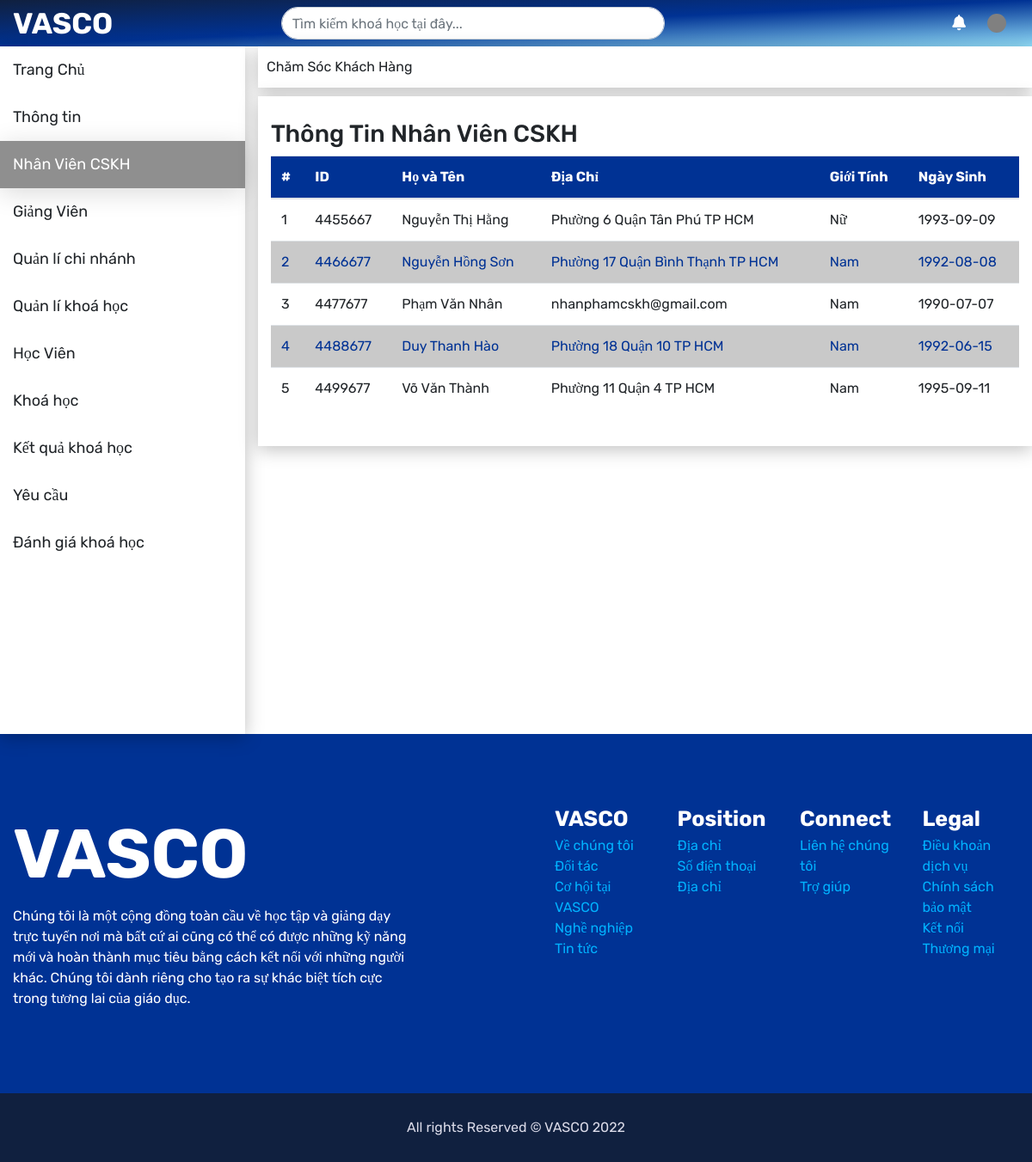
Page /staff/serviceStaff.php on the committed database.
### tables this page shows
CREATE TABLE `customer_serice` (
  `customer_serice_id` varchar(7) NOT NULL
);

CREATE TABLE `staff` (
  `staff_id` varchar(7) NOT NULL,
  `dob` varchar(255) DEFAULT NULL,
  `gender` varchar(255) DEFAULT NULL,
  `name` varchar(255) NOT NULL,
  `role` varchar(255) NOT NULL,
  `phone` varchar(255) NOT NULL,
  `email` varchar(255) NOT NULL,
  `address` varchar(255) DEFAULT NULL,
  `branch_id` varchar(255) NOT NULL
);

### staff/serviceStaff.php (the view, shortened to what this page needs)
<?php
    include('../config/ketnoi.php');
?>
<!doctype html>
<html lang="en">
  <head>
    <link rel="stylesheet" href="../css/allcss.css">
    <link rel="stylesheet" href="../css/header.css">
    <link rel="stylesheet" href="../css/footer.css">
    <link rel="stylesheet" href="./css/header.css">
    <link rel="stylesheet" href="./css/nav-bar.css">
    <link rel="stylesheet" href="./css/profile.css">
    <link rel="stylesheet" href="./css/mycourse.css">
    <link rel="stylesheet" href="https://cdnjs.cloudflare.com/ajax/libs/font-awesome/6.2.0/css/all.min.css">
    <link rel="stylesheet" href="https://stackpath.bootstrapcdn.com/bootstrap/4.3.1/css/bootstrap.min.css">
  </head>
  <body>
    <?php require "./partial/header-logined.php"?>
    <div class="content container-fluid !direction !spacing">
      <div class="row">
        <div class="col-3 navigation-bar">
          <?php require "./partial/nav-bar.php"?>
        </div>
        <div class="col-9">
          <div class="link row">
              <div class="text">Chăm Sóc Khách Hàng</div>
          </div>
          <div class="wrapper-content row">
            <div class="container-fluid">
                <div class="row">
                    <div class="col-sm-12">
                        <div class="white-box">
                            <h3 class="box-title">Thông Tin Nhân Viên CSKH</h3>
                            <div class="table-responsive">
                                <table class="table text-nowrap">
                                    <thead>
                                        <tr>
                                            <th>#</th>
                                            <th>ID</th>
                                            <th>Họ và Tên</th>
                                            <th>Địa Chỉ</th>
                                            <th>Giới Tính</th>
                                            <th>Ngày Sinh</th>
                                        </tr>
                                    </thead>
                                    <tbody>
                                    <?php
                                      $sqlserviceStaff = $con->query("SELECT * FROM customer_serice, staff
                                        WHERE customer_serice.customer_serice_id = staff.staff_id
                                      ");
                                      if($sqlserviceStaff->num_rows > 0){
                                        $i = 0;
                                        $output = '';
                                        while($rowserviceStaff = $sqlserviceStaff->fetch_assoc()){
                                            $i++;
                                            $output .= '<tr>
                                            <td>'.$i.'</td>
                                            <td>'.$rowserviceStaff['staff_id'].'</td>
                                            <td>'.$rowserviceStaff['name'].'</td>
                                            <td>'.$rowserviceStaff['address'].'</td>
                                            <td>'.$rowserviceStaff['gender'].'</td>
                                            <td>'.$rowserviceStaff['dob'].'</td>';
                                        }
                                        echo $output;
                                      }
                                      ?>
                                    </tbody>
                                </table>
                            </div>
                        </div>
                    </div>
                </div>
            </div>
          </div>
        </div>
      </div>
    </div>
    <?php require "../partial/footer.php"?>
  </body>
</html>

### css/allcss.css (style rules this page uses)
:root { --main-color: #0021F5; --primary-color: #003294; --primary-color-light: #2257BF; --second-color: #1CAEE4; --title-text: 34px; --default-text: 18px; --font-style-title: 'Work Sans'; --font-style-main: 'Rubik'; --radius-frame: 20px; --small-text: 16px; --medium-text: 25px; }
* { margin: 0; padding: 0; font-family: var(--font-style-main); box-sizing: border-box; list-style: none; }

### staff/css/profile.css (style rules this page uses)
.content { min-height: 100vh; }
.content .navigation-bar { padding-left: 0 !important; }
.content .link { justify-content: space-between; align-items: center; min-height: 48px; box-shadow: 0px 4px 20px rgba(0, 0, 0, 0.25); background-color: white; padding: 0 10px; }
.content .wrapper-content { margin-top: 10px; padding: 27px 0; box-shadow: 0px 4px 20px rgba(0, 0, 0, 0.25); background-color: white; }

### staff/css/mycourse.css (style rules this page uses)
.table thead tr { background-color: #003294; color: white; }
.table tbody tr td { vertical-align: middle; }
.table tbody tr:not(:nth-child(2n + 1)) { background-color: #C9c9c9; color: #003294; }

### rows in the picture
customer_serice: customer_serice_id.staff_id "4455667", customer_serice_id.name "Nguyễn Thị Hằng", customer_serice_id.address "Phường 6 Quận Tân Phú TP HCM", customer_serice_id.gender "Nữ", customer_serice_id.dob "1993-09-09"
customer_serice: customer_serice_id.staff_id "4466677", customer_serice_id.name "Nguyễn Hồng Sơn", customer_serice_id.address "Phường 17 Quận Bình Thạnh TP HCM", customer_serice_id.gender "Nam", customer_serice_id.dob "1992-08-08"
customer_serice: customer_serice_id.staff_id "4477677", customer_serice_id.name "Phạm Văn Nhân", customer_serice_id.address "nhanphamcskh@gmail.com", customer_serice_id.gender "Nam", customer_serice_id.dob "1990-07-07"
customer_serice: customer_serice_id.staff_id "4488677", customer_serice_id.name "Duy Thanh Hào", customer_serice_id.address "Phường 18 Quận 10 TP HCM", customer_serice_id.gender "Nam", customer_serice_id.dob "1992-06-15"
customer_serice: customer_serice_id.staff_id "4499677", customer_serice_id.name "Võ Văn Thành", customer_serice_id.address "Phường 11 Quận 4 TP HCM", customer_serice_id.gender "Nam", customer_serice_id.dob "1995-09-11"
